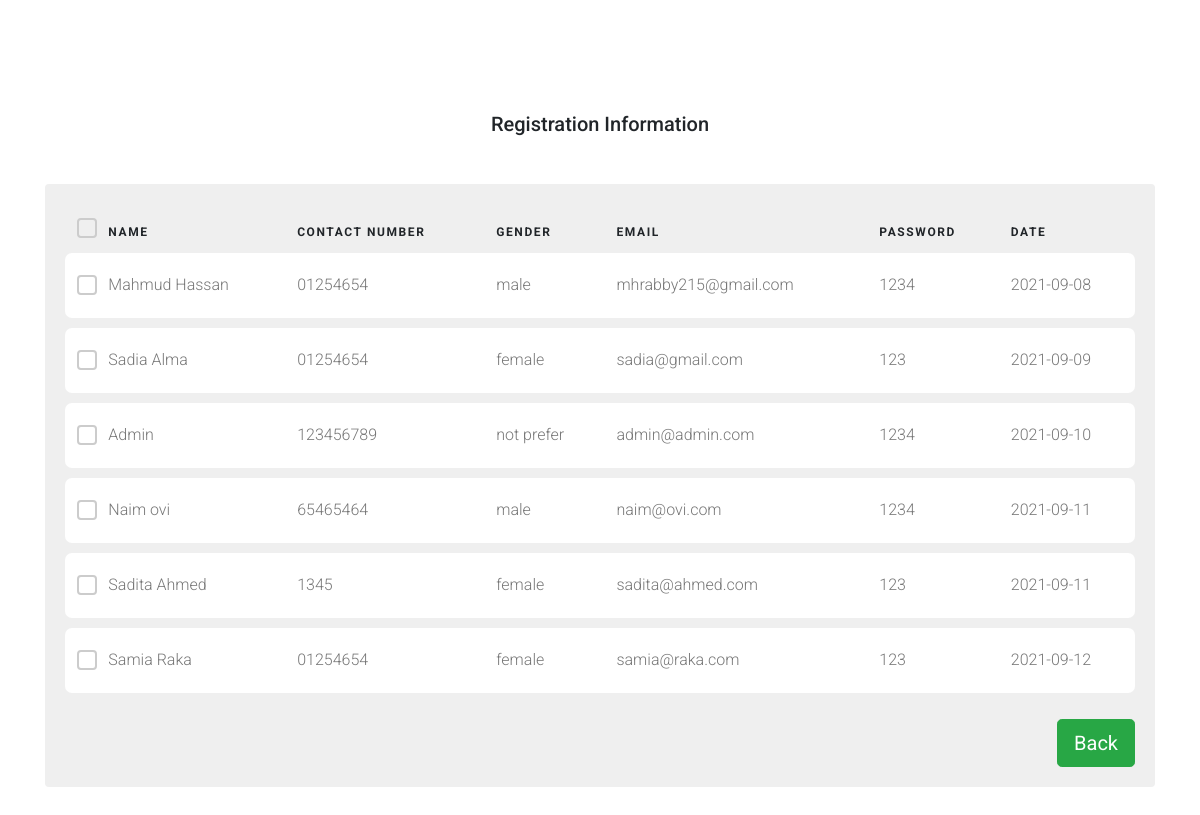
Page /table/registrationinformation.php on the committed database.
### tables this page shows
CREATE TABLE `registration` (
  `serialno.` int(3) NOT NULL,
  `name` varchar(50) NOT NULL,
  `phone_no` varchar(20) NOT NULL,
  `gender` varchar(10) NOT NULL,
  `email` varchar(50) NOT NULL,
  `password` varchar(50) NOT NULL,
  `date` date NOT NULL
);

### table/registrationinformation.php (the view, shortened to what this page needs)
<?php
include '../connection.php';
$result = "SELECT * from registration";
$res = mysqli_query($con, $result);
?>
<!doctype html>
<html lang="en">
  <head>
    <link rel="stylesheet" href="fonts/icomoon/style.css">
    <link rel="stylesheet" href="css/owl.carousel.min.css">
    <link rel="stylesheet" href="css/bootstrap.min.css">
    <link rel="stylesheet" href="css/style.css">
  </head>
  <body>
  <div class="content">
    <div class="container">
      <h2 class="mb-5 text-center">Registration Information</h2>
      <div class="table-responsive custom-table-responsive">
        <table class="table custom-table">
          <thead>
            <tr>
              <th scope="col">
                <label class="control control--checkbox">
                  <div class="control__indicator"></div>
                </label>
              </th>
              <th scope="col">Name</th>
              <th scope="col">Contact Number</th>
              <th scope="col">Gender</th>
              <th scope="col">Email</th>
              <th scope="col">Password</th>
              <th scope="col">Date</th>
            </tr>
          </thead>
          <tbody>
            <?php
            while($t = mysqli_fetch_array($res)){
            ?>
            <tr scope="row">
              <th scope="row">
                <label class="control control--checkbox">
                  <div class="control__indicator"></div>
                </label>
              </th>
              <td>
                <?php echo $t['name'];  ?>
              </td>
              <td>
                <?php echo $t['phone_no'];  ?>
              </td>
              <td>
                <?php echo $t['gender'];  ?>
              </td>
              <td>
                <?php echo $t['email'];  ?>
              </td>
              <td>
                <?php echo $t['password'];  ?>
              </td>
              <td><?php echo $t['date'];?></td>
            </tr>
            <tr class="spacer"><td colspan="100"></td></tr>
            <?php } ?>
          </tbody>
        </table>
        <a href="../home.php"><button class="btn btn-success btn-lg float-right">Back</button></a>
      </div>
    </div>
  </div>
  </body>
</html>

### table/css/style.css (style rules this page uses)
body { font-family: "Roboto", -apple-system, BlinkMacSystemFont, "Segoe UI", Roboto, "Helvetica Neue", Arial, "Noto Sans", sans-serif, "Apple Color Emoji", "Segoe UI Emoji", "Segoe UI Symbol", "Noto Color Emoji"; background-color: #fff; font-weight: 300; }
h1, h2, h3, h4, h5, h6, .h1, .h2, .h3, .h4, .h5, .h6 { font-family: "Roboto", -apple-system, BlinkMacSystemFont, "Segoe UI", Roboto, "Helvetica Neue", Arial, "Noto Sans", sans-serif, "Apple Color Emoji", "Segoe UI Emoji", "Segoe UI Symbol", "Noto Color Emoji"; }
a { -webkit-transition: .3s all ease; -o-transition: .3s all ease; transition: .3s all ease; }
a, a:hover { text-decoration: none !important; }
.content { padding: 7rem 0; }
h2 { font-size: 20px; }
.custom-table-responsive { background-color: #efefef; padding: 20px; border-radius: 4px; }
.custom-table { min-width: 900px; }
.custom-table thead tr, .custom-table thead th { border-top: none; border-bottom: none !important; font-size: 12px; text-transform: uppercase; letter-spacing: .1rem; }
.custom-table tbody th, .custom-table tbody td { color: #777; font-weight: 400; padding-bottom: 20px; padding-top: 20px; font-weight: 300; }
.custom-table tbody tr:not(.spacer) { border-radius: 7px; overflow: hidden; -webkit-transition: .3s all ease; -o-transition: .3s all ease; transition: .3s all ease; }
.custom-table tbody tr th, .custom-table tbody tr td { background: #fff; border: none; }
.custom-table tbody tr th:first-child, .custom-table tbody tr td:first-child { border-top-left-radius: 7px; border-bottom-left-radius: 7px; }
.custom-table tbody tr th:last-child, .custom-table tbody tr td:last-child { border-top-right-radius: 7px; border-bottom-right-radius: 7px; }
.custom-table tbody tr.spacer td { padding: 0 !important; height: 10px; border-radius: 0 !important; background: transparent !important; }
.control { display: block; position: relative; margin-bottom: 25px; cursor: pointer; font-size: 18px; }
.control__indicator { position: absolute; top: 2px; left: 0; height: 20px; width: 20px; border-radius: 4px; border: 2px solid #ccc; background: transparent; }
.control__indicator:after { font-family: 'icomoon'; content: '\e5ca'; position: absolute; display: none; }
.control--checkbox .control__indicator:after { top: 50%; left: 50%; -webkit-transform: translate(-50%, -52%); -ms-transform: translate(-50%, -52%); transform: translate(-50%, -52%); }

### rows in the picture
registration: name "Mahmud Hassan", phone_no "01254654", gender "male", email "mhrabby215@gmail.com", password "1234", date "2021-09-08"
registration: name "Sadia Alma", phone_no "01254654", gender "female", email "sadia@gmail.com", password "123", date "2021-09-09"
registration: name "Admin", phone_no "123456789", gender "not prefer", email "admin@admin.com", password "1234", date "2021-09-10"
registration: name "Naim ovi", phone_no "65465464", gender "male", email "naim@ovi.com", password "1234", date "2021-09-11"
registration: name "Sadita Ahmed", phone_no "1345", gender "female", email "sadita@ahmed.com", password "123", date "2021-09-11"
registration: name "Samia Raka", phone_no "01254654", gender "female", email "samia@raka.com", password "123", date "2021-09-12"
